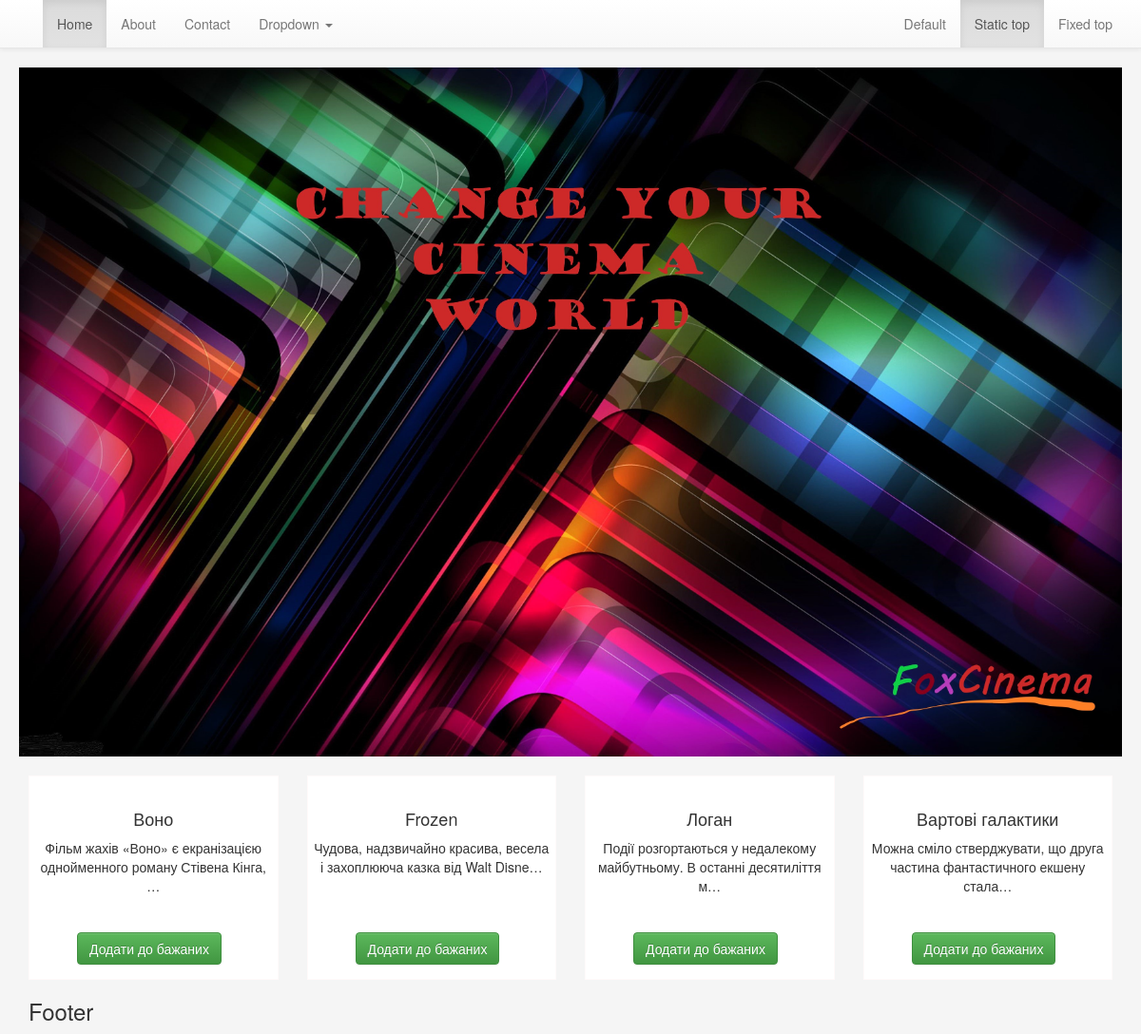
The page /home on the database its author committed.
### products/models.py (models this page shows, shortened)
class ProductImage(models.Model):
    product = models.ForeignKey(Product, blank=True, null=True, default=None)
    image = models.ImageField(upload_to='products_images/')
    is_main = models.BooleanField(default=False)
    is_active = models.BooleanField(default=True)
    created = models.DateTimeField(auto_now=False, auto_now_add=True)
    updated = models.DateTimeField(auto_now_add=False, auto_now=True)
    class Meta:
        verbose_name = ' Photo '
        verbose_name_plural = 'Photos'

class Product(models.Model):
    name = models.CharField(max_length=64, blank=True, null=True, default=None)
    is_active = models.BooleanField(default=True)
    price = models.DecimalField(max_digits=10, decimal_places=2, default=0)
    description = models.TextField(blank=True, null=True, default=None)
    created = models.DateTimeField(auto_now=False, auto_now_add=True)
    updated = models.DateTimeField(auto_now_add=False, auto_now=True)
    class Meta:
        verbose_name = ' Ticket'
        verbose_name_plural = 'Tickets'

### account/views.py (the view)
# urls.py: url(r'^home', views.home, name='home'),
def home(request):
    products_images=ProductImage.objects.filter(is_active=True, is_main=True)
    return render(request, 'base/home.html', locals())

### templates/base/home.html (shortened to what this page needs)
{% extends 'basic.html' %}
{% load static %}
{% block content %}
    <div class="section-top">
        <img  src="{% static "img/bs.jpg" %}" class="image-responsive" width="100%" height="100%">
    </div>
    <div class="section">
        <div class="container">
            <div class="row">
                {% for product_image in products_images%}
                    <div class="col-lg-3">
                        <div class="product-item">
                            <div>
                            </div>
                            <h4>{{ product_image.product.name }}</h4>
                            <p>
                                {{product_image.product.description|truncatechars_html:70 }}
                            </p>
                            <div class="add-to-cart-btn">
                                <button class="btn btn-success">
                                    Додати до бажаних
                                </button>
                            </div>
                        </div>
                    </div>
                {% endfor %}
            </div>
        </div>
    </div>
{% endblock %}

### templates/basic.html (shortened to what this page needs)
{% load staticfiles %}
<!DOCTYPE html>
<html lang="ru">
<head>
    <link rel="stylesheet" href="https://maxcdn.bootstrapcdn.com/bootstrap/3.3.4/css/bootstrap.min.css">
    <link rel="stylesheet" href="https://maxcdn.bootstrapcdn.com/bootstrap/3.3.4/css/bootstrap-theme.min.css">
    <link rel="stylesheet" href="{% static 'styles.css'%}">
</head>
<body>
<div class="wrapper">
    {% include 'navbar.html' %}
    {% block content %}
    {% endblock content %}
    {% include 'footer.html' %}
 </div>
</body>
</html>

### templates/navbar.html (shortened to what this page needs)
<nav class="navbar navbar-default navbar-static-top">
      <div class="container">
        <div class="navbar-header">
          <a class="navbar-brand" href=""></a>
        </div>
        <div id="navbar" class="navbar-collapse collapse">
          <ul class="nav navbar-nav">
            <li class="active"><a href="#">Home</a></li>
            <li><a href="#about">About</a></li>
            <li><a href="#contact">Contact</a></li>
            <li class="dropdown">
              <a href="#" class="dropdown-toggle" data-toggle="dropdown" role="button" aria-haspopup="true" aria-expanded="false">Dropdown <span class="caret"></span></a>
            </li>
          </ul>
          <ul class="nav navbar-nav navbar-right">
            <li><a href="../navbar/">Default</a></li>
            <li class="active"><a href="./">Static top <span class="sr-only">(current)</span></a></li>
            <li><a href="../navbar-fixed-top/">Fixed top</a></li>
          </ul>
        </div>
      </div>
    </nav>

### templates/footer.html
<footer class="footer">
    <div class="container">
        <div class="text">
            <h3>Footer</h3>
        </div>
    </div>
</footer>

### static/styles.css (style rules this page uses)
html,body { height: 100%; max-height: 100%; background-color:whitesmoke; }
.section-top { margin: 20px; }
.product-item { height: 215px; background-color: white; border: 1px solid snow; position: relative; padding: 5px; text-align: center; }
.add-to-cart-btn { position: absolute; bottom: 15px; left: 50px; }

### rows shown on the page
ProductImage: product.name "Воно", product.description "Фільм жахів «Воно» є екранізацією однойменного роману Стівена Кінга, …"
ProductImage: product.name "Frozen", product.description "Чудова, надзвичайно красива, весела і захоплююча казка від Walt Disne…"
ProductImage: product.name "Логан", product.description "Події розгортаються у недалекому майбутньому. В останні десятиліття м…"
ProductImage: product.name "Вартові галактики", product.description "Можна сміло стверджувати, що друга частина фантастичного екшену стала…"
